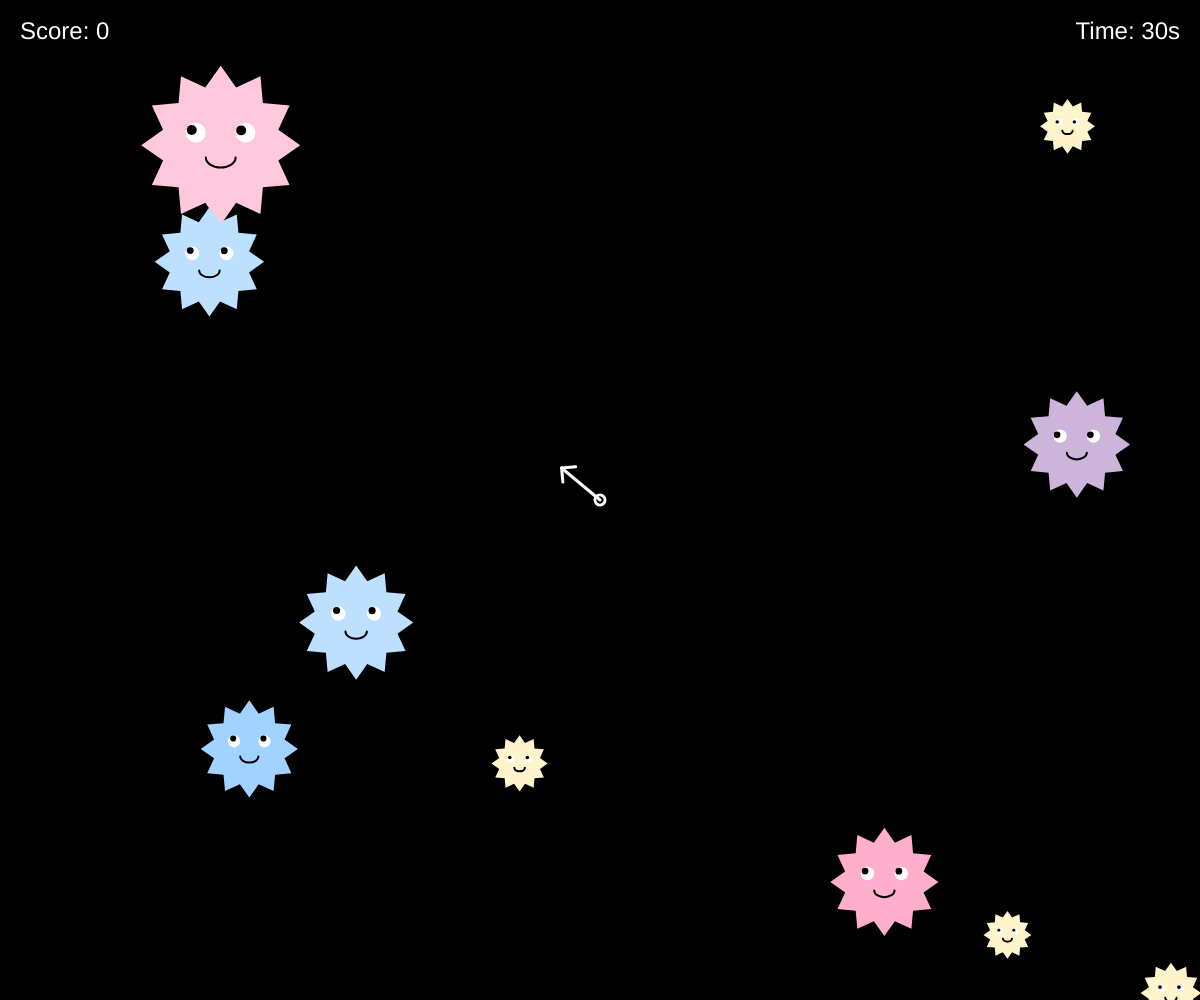
Frame 1 (no input)
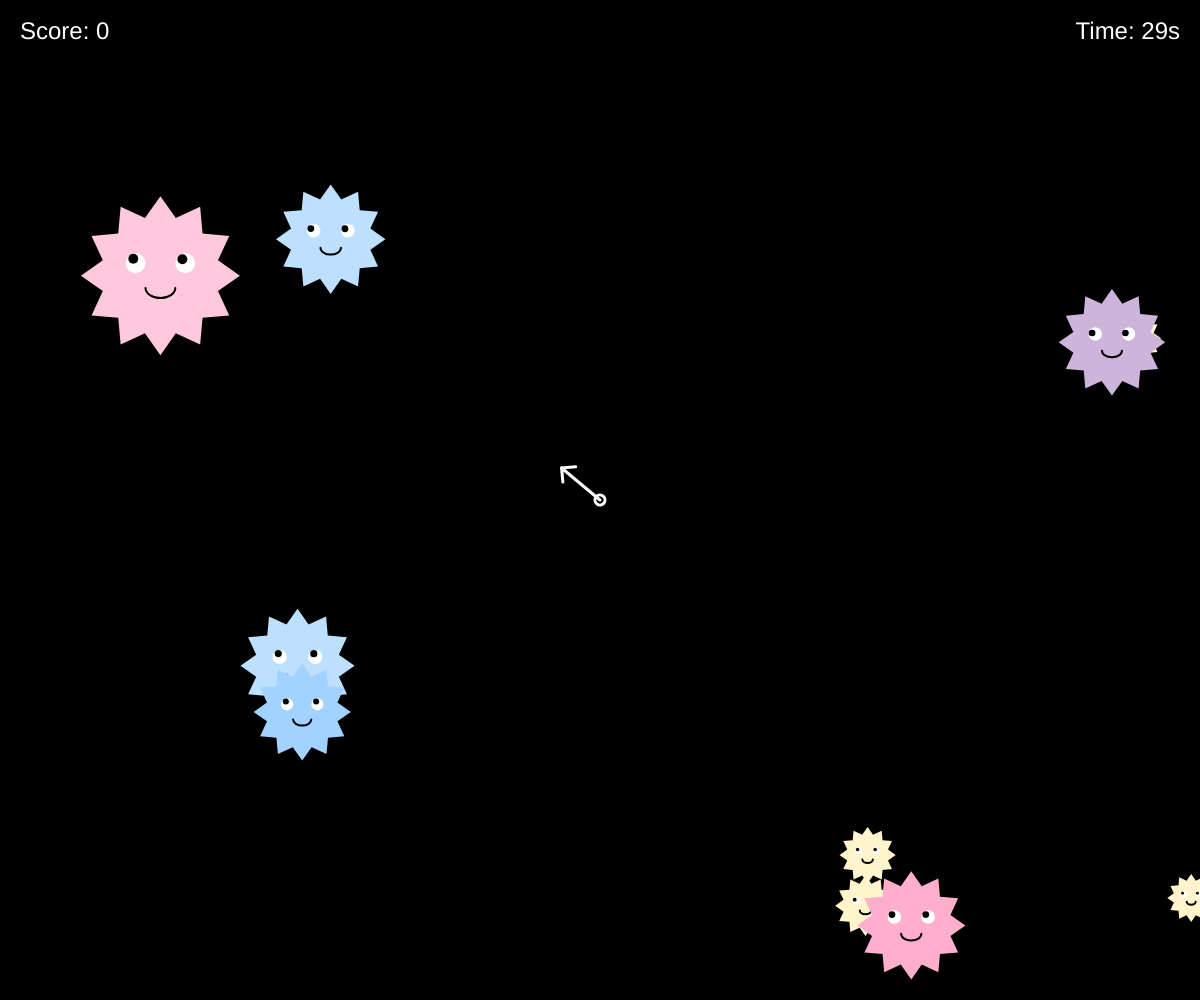
Frame 60 (no input)
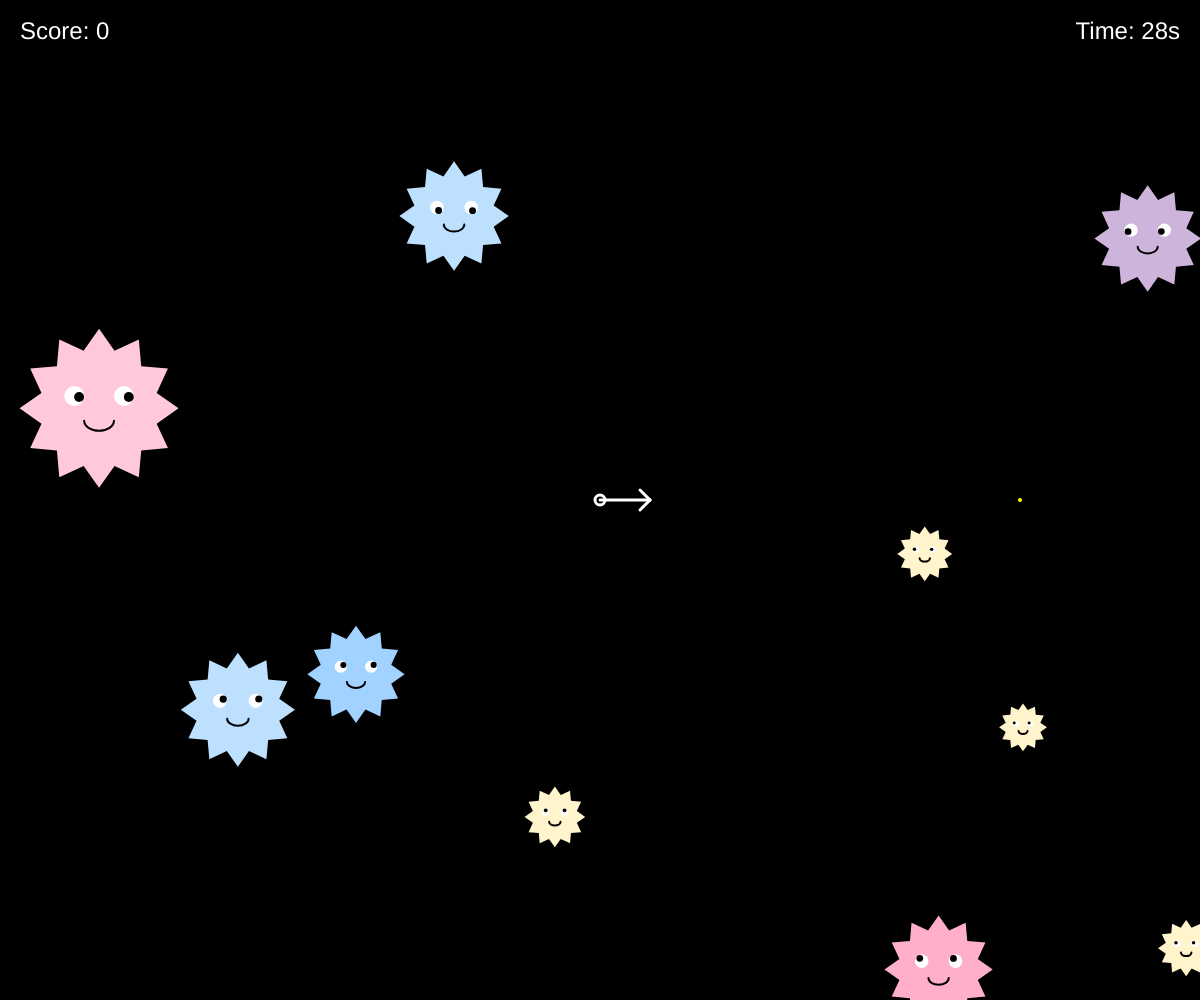
Frame 120 (the mouse pressed at the canvas centre since frame 60)

The p5.js sketch that drew these frames (run headless with seeded random() and noise() and a simulated clock; from frame 60 on, the mouse is pressed at the canvas centre):

// p5.js sketch
// ── sketch.js
let particles = [];
let missiles = [];
let explosions = [];
let palette = ['#cdb4db', '#ffc8dd', '#ffafcc', '#bde0fe', '#a2d2ff'];
let lastSpawnTime = 0;
let score = 0;
let timeLeft = 30; // 設定挑戰時間為 30 秒
let gameState = "PLAYING"; // PLAYING, GAMEOVER
let restartBtn;

function setup() {
  createCanvas(windowWidth, windowHeight);
  
  // 建立重新開始按鈕，初始隱藏
  restartBtn = createButton('重新開始');
  restartBtn.style('font-size', '20px');
  restartBtn.style('padding', '10px 20px');
  restartBtn.position(width / 2 - 50, height / 2 + 50);
  restartBtn.mousePressed(restartGame);
  restartBtn.hide();

  initGame();
}

function initGame() {
  particles = [];
  missiles = [];
  explosions = [];
  score = 0;
  timeLeft = 30;
  gameState = "PLAYING";
  lastSpawnTime = millis();
  
  // 初始產生 10 個物件
  for (let i = 0; i < 10; i++) {
    spawnParticle();
  }
}

function draw() {
  // 狂暴模式處理：當時間低於 5 秒時，背景會閃爍暗紅色
  if (gameState === "PLAYING" && timeLeft < 5 && frameCount % 20 < 10) {
    background(60, 0, 0); 
  } else {
    background(0);
  }

  if (gameState === "PLAYING") {
    // 處理倒數計時
    if (frameCount % 60 === 0 && timeLeft > 0) {
      timeLeft--;
    }
    if (timeLeft <= 0) {
      gameState = "GAMEOVER";
      restartBtn.show();
    }

    // 處理產生頻率：狂暴模式下每 1 秒產生一個，平時每 5 秒一個
    let spawnInterval = (timeLeft < 5) ? 1000 : 5000;
    if (millis() - lastSpawnTime > spawnInterval) {
      spawnParticle();
      lastSpawnTime = millis();
    }

    // 更新與顯示粒子
    for (let i = particles.length - 1; i >= 0; i--) {
      particles[i].update();
      particles[i].display();

      // 碰撞偵測
      for (let j = missiles.length - 1; j >= 0; j--) {
        let d = dist(particles[i].pos.x, particles[i].pos.y, missiles[j].pos.x, missiles[j].pos.y);
        if (d < particles[i].size / 2) {
          explosions.push(new Explosion(particles[i].pos.x, particles[i].pos.y, particles[i].color));
          
          if (particles[i].type === "TIME") {
            timeLeft += 5; // 加時粒子加 5 秒
          } else {
            score++; // 普通粒子加分
          }
          
          particles.splice(i, 1);
          missiles.splice(j, 1);
          break;
        }
      }
    }

    // 更新與顯示飛彈
    for (let i = missiles.length - 1; i >= 0; i--) {
      missiles[i].update();
      missiles[i].display();
      if (missiles[i].isOffScreen()) {
        missiles.splice(i, 1);
      }
    }

    // 更新與顯示爆炸
    for (let i = explosions.length - 1; i >= 0; i--) {
      explosions[i].update();
      explosions[i].display();
      if (explosions[i].isFinished()) {
        explosions.splice(i, 1);
      }
    }

    // 繪製中央指標
    drawArrowPointer();

    // 介面顯示
    displayHUD();
  } else if (gameState === "GAMEOVER") {
    displayGameOver();
  }
}

function displayHUD() {
  fill(255);
  noStroke();
  textSize(24);
  textAlign(LEFT, TOP);
  text("Score: " + score, 20, 20);
  textAlign(RIGHT, TOP);
  text("Time: " + timeLeft + "s", width - 20, 20);
}

function displayGameOver() {
  fill(255);
  noStroke();
  textAlign(CENTER, CENTER);
  textSize(64);
  text("遊戲結束", width / 2, height / 2 - 50);
  textSize(32);
  text("最後得分: " + score, width / 2, height / 2 + 10);
}

function spawnParticle() {
  // 15% 機率產生加時粒子
  let isTimeType = random() < 0.15;
  let x = random(width);
  let y = random(height);
  
  let size, col, type, speed;
  if (isTimeType) {
    type = "TIME";
    size = random(25, 40); // 比較小
    col = color('#fff4cc'); // 飽和度低的黃色
    speed = random(4, 7);   // 速度較快
  } else {
    type = "NORMAL";
    size = random(40, 100);
    col = color(random(palette));
    speed = random(0.5, 2.5);
  }
  
  particles.push(new Particle(x, y, size, col, type, speed));
}

// 滑鼠點擊發射飛彈
function mousePressed() {
  if (gameState === "PLAYING") {
    let angle = atan2(mouseY - height / 2, mouseX - width / 2);
    missiles.push(new Missile(width / 2, height / 2, angle));
  }
}

function restartGame() {
  restartBtn.hide();
  initGame();
}

// 繪製畫面中央的旋轉箭頭
function drawArrowPointer() {
  push();
  translate(width / 2, height / 2);
  let angle = atan2(mouseY - height / 2, mouseX - width / 2);
  rotate(angle);
  stroke(255);
  strokeWeight(3);
  line(0, 0, 50, 0); // 箭身
  line(50, 0, 40, -10); // 箭頭上側
  line(50, 0, 40, 10);  // 箭頭下側
  noFill();
  ellipse(0, 0, 10, 10); // 中心點
  pop();
}

// 當視窗大小改變時，自動調整畫布
function windowResized() {
  resizeCanvas(windowWidth, windowHeight);
  restartBtn.position(width / 2 - 50, height / 2 + 50);
}

class Particle {
  constructor(x, y, size, col, type, speed) {
    this.pos = createVector(x, y);
    this.size = size;
    this.color = col;
    this.type = type;
    // 隨機移動速度
    this.vel = p5.Vector.random2D().mult(speed);
    this.isCircle = false;
  }

  update() {
    // 移動位置 (狂暴模式下速度提升 2.5 倍)
    let speedMult = (gameState === "PLAYING" && timeLeft < 5) ? 2.5 : 1;
    this.pos.add(p5.Vector.mult(this.vel, speedMult));

    // 邊界反彈
    if (this.pos.x < 0 || this.pos.x > width) this.vel.x *= -1;
    if (this.pos.y < 0 || this.pos.y > height) this.vel.y *= -1;

    // 檢查滑鼠是否靠近物件 (距離小於物件大小的一倍)
    let d = dist(mouseX, mouseY, this.pos.x, this.pos.y);
    if (d < this.size) {
      this.isCircle = true;
    } else {
      this.isCircle = false;
    }
  }

  display() {
    push();
    translate(this.pos.x, this.pos.y);

    // 1. 繪製主體外表
    noStroke();
    fill(this.color);
    if (this.isCircle) {
      // 靠近時變為圓圈
      ellipse(0, 0, this.size * 1.5);
    } else {
      // 平時為星狀弧形外表
      this.drawStarArc(0, 0, this.size * 0.6, this.size * 0.8, 12);
    }

    // 2. 繪製眼睛 (白色)
    let eyeSpacing = this.size * 0.25;
    let eyeSize = this.size * 0.2;
    fill(255);
    ellipse(-eyeSpacing, -eyeSpacing / 2, eyeSize); // 左眼
    ellipse(eyeSpacing, -eyeSpacing / 2, eyeSize);  // 右眼

    // 3. 繪製黑眼珠 (會隨滑鼠移動)
    fill(0);
    this.drawPupil(-eyeSpacing, -eyeSpacing / 2, eyeSize);
    this.drawPupil(eyeSpacing, -eyeSpacing / 2, eyeSize);

    // 4. 繪製笑嘴 (弧形)
    noFill();
    stroke(0);
    strokeWeight(2);
    arc(0, eyeSpacing / 2, eyeSize * 1.5, eyeSize, 0, PI);

    pop();
  }

  // 繪製星狀弧形的方法
  drawStarArc(x, y, radius1, radius2, npoints) {
    let angle = TWO_PI / npoints;
    let halfAngle = angle / 2.0;
    beginShape();
    for (let a = 0; a < TWO_PI; a += angle) {
      let sx = x + cos(a) * radius2;
      let sy = y + sin(a) * radius2;
      vertex(sx, sy);
      let ex = x + cos(a + halfAngle) * radius1;
      let ey = y + sin(a + halfAngle) * radius1;
      vertex(ex, ey);
    }
    endShape(CLOSE);
  }

  // 計算並繪製眼珠移動
  drawPupil(x, y, eyeSize) {
    let angle = atan2(mouseY - (this.pos.y + y), mouseX - (this.pos.x + x));
    let pupilDist = eyeSize * 0.25;
    let px = x + cos(angle) * pupilDist;
    let py = y + sin(angle) * pupilDist;
    ellipse(px, py, eyeSize * 0.5);
  }
}

// 飛彈類別
class Missile {
  constructor(x, y, angle) {
    this.pos = createVector(x, y);
    this.vel = p5.Vector.fromAngle(angle).mult(7); // 飛彈速度較快
  }

  update() {
    this.pos.add(this.vel);
  }

  display() {
    push();
    stroke(255, 255, 0);
    strokeWeight(4);
    point(this.pos.x, this.pos.y);
    pop();
  }

  isOffScreen() {
    return (this.pos.x < 0 || this.pos.x > width || this.pos.y < 0 || this.pos.y > height);
  }
}

// 爆炸效果類別
class Explosion {
  constructor(x, y, col) {
    this.pos = createVector(x, y);
    this.color = col;
    this.lifespan = 255;
    this.particles = [];
    for (let i = 0; i < 8; i++) {
      this.particles.push(p5.Vector.random2D().mult(random(1, 4)));
    }
  }

  update() {
    this.lifespan -= 10;
  }

  display() {
    push();
    noStroke();
    fill(red(this.color), green(this.color), blue(this.color), this.lifespan);
    for (let p of this.particles) {
      let px = this.pos.x + p.x * (255 - this.lifespan) * 0.1;
      let py = this.pos.y + p.y * (255 - this.lifespan) * 0.1;
      ellipse(px, py, 5);
    }
    pop();
  }

  isFinished() {
    return this.lifespan < 0;
  }
}
